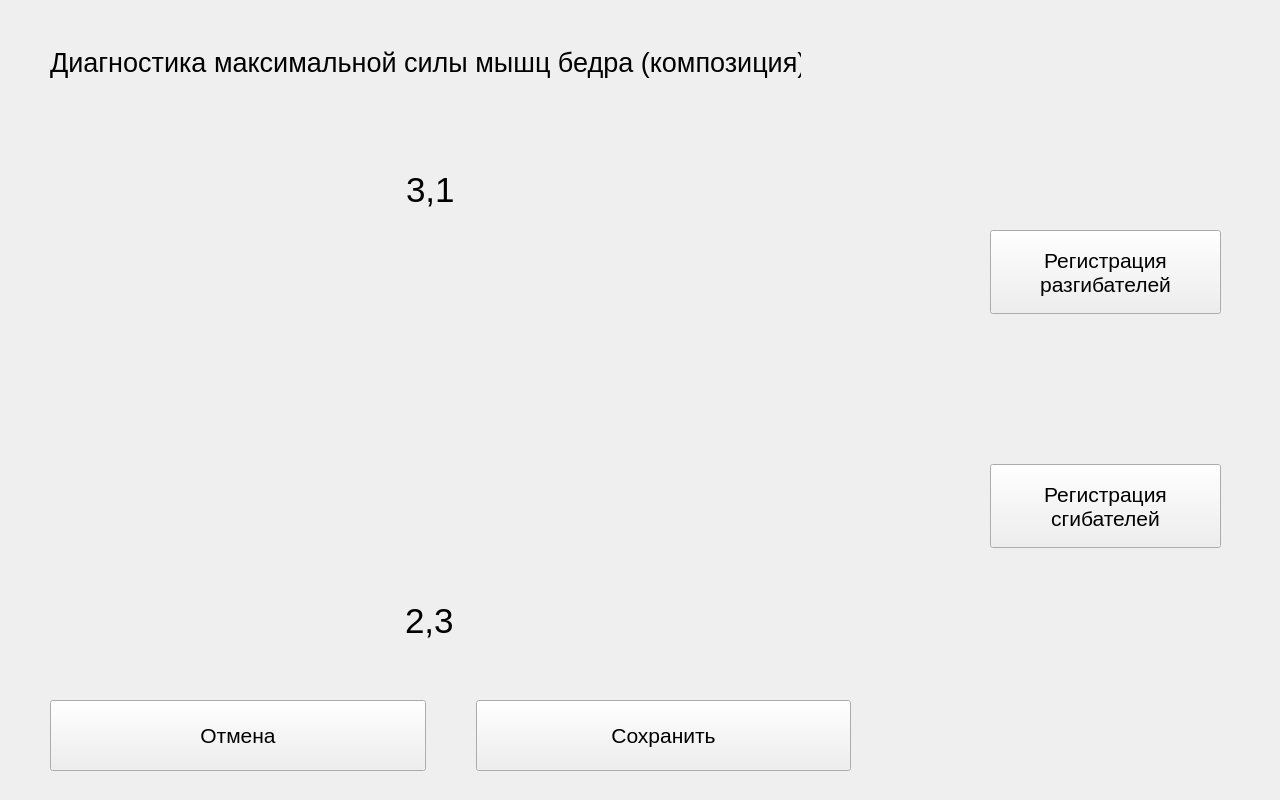
<?xml version="1.0" encoding="UTF-8"?>
<ui version="4.0">
 <class>DiagnosisMaxStrengthCompPage</class>
 <widget class="QWidget" name="DiagnosisMaxStrengthCompPage">
  <property name="geometry">
   <rect>
    <x>0</x>
    <y>0</y>
    <width>1280</width>
    <height>800</height>
   </rect>
  </property>
  <property name="windowTitle">
   <string>Form</string>
  </property>
  <widget class="QWidget" name="horizontalLayoutWidget_2">
   <property name="geometry">
    <rect>
     <x>50</x>
     <y>120</y>
     <width>661</width>
     <height>141</height>
    </rect>
   </property>
   <layout class="QHBoxLayout" name="horizontalLayout_2">
    <property name="spacing">
     <number>50</number>
    </property>
    <item>
     <widget class="QLabel" name="labelStrengthLevelExt">
      <property name="font">
       <font>
        <pointsize>18</pointsize>
       </font>
      </property>
      <property name="text">
       <string>&lt;html&gt;&lt;head/&gt;&lt;body&gt;&lt;p&gt;&lt;img src=&quot;:/images/diag_01.png&quot;/&gt;&lt;/p&gt;&lt;/body&gt;&lt;/html&gt;</string>
      </property>
     </widget>
    </item>
    <item>
     <widget class="QLabel" name="labelCurrentNoiseLevel">
      <property name="font">
       <font>
        <pointsize>26</pointsize>
       </font>
      </property>
      <property name="text">
       <string>&lt;html&gt;&lt;head/&gt;&lt;body&gt;&lt;p&gt;3,1&lt;/p&gt;&lt;/body&gt;&lt;/html&gt;</string>
      </property>
     </widget>
    </item>
   </layout>
  </widget>
  <widget class="QWidget" name="horizontalLayoutWidget_3">
   <property name="geometry">
    <rect>
     <x>50</x>
     <y>550</y>
     <width>660</width>
     <height>142</height>
    </rect>
   </property>
   <layout class="QHBoxLayout" name="horizontalLayout_3">
    <property name="spacing">
     <number>50</number>
    </property>
    <item>
     <widget class="QLabel" name="labelStrengthLevelFlexor">
      <property name="font">
       <font>
        <pointsize>18</pointsize>
       </font>
      </property>
      <property name="text">
       <string>&lt;html&gt;&lt;head/&gt;&lt;body&gt;&lt;p&gt;&lt;img src=&quot;:/images/diag_02.png&quot;/&gt;&lt;/p&gt;&lt;/body&gt;&lt;/html&gt;</string>
      </property>
     </widget>
    </item>
    <item>
     <widget class="QLabel" name="labelCurrentStrengthLevelExt">
      <property name="font">
       <font>
        <pointsize>26</pointsize>
       </font>
      </property>
      <property name="text">
       <string>&lt;html&gt;&lt;head/&gt;&lt;body&gt;&lt;p&gt;2,3&lt;/p&gt;&lt;/body&gt;&lt;/html&gt;</string>
      </property>
     </widget>
    </item>
   </layout>
  </widget>
  <widget class="QLabel" name="labelWidgetName">
   <property name="geometry">
    <rect>
     <x>50</x>
     <y>37</y>
     <width>751</width>
     <height>51</height>
    </rect>
   </property>
   <property name="font">
    <font>
     <pointsize>20</pointsize>
    </font>
   </property>
   <property name="text">
    <string>&lt;html&gt;&lt;head/&gt;&lt;body&gt;&lt;p&gt;Диагностика максимальной силы мышц бедра (композиция)&lt;/p&gt;&lt;/body&gt;&lt;/html&gt;</string>
   </property>
  </widget>
  <widget class="QWidget" name="verticalLayoutWidget">
   <property name="geometry">
    <rect>
     <x>990</x>
     <y>230</y>
     <width>231</width>
     <height>318</height>
    </rect>
   </property>
   <layout class="QVBoxLayout" name="verticalLayout">
    <property name="spacing">
     <number>150</number>
    </property>
    <item>
     <widget class="QPushButton" name="pushButtonRegistrRas">
      <property name="sizePolicy">
       <sizepolicy hsizetype="Expanding" vsizetype="Expanding">
        <horstretch>0</horstretch>
        <verstretch>0</verstretch>
       </sizepolicy>
      </property>
      <property name="font">
       <font>
        <pointsize>16</pointsize>
       </font>
      </property>
      <property name="text">
       <string>Регистрация
разгибателей</string>
      </property>
     </widget>
    </item>
    <item>
     <widget class="QPushButton" name="pushButtonRegistrSg">
      <property name="sizePolicy">
       <sizepolicy hsizetype="Expanding" vsizetype="Expanding">
        <horstretch>0</horstretch>
        <verstretch>0</verstretch>
       </sizepolicy>
      </property>
      <property name="font">
       <font>
        <pointsize>16</pointsize>
       </font>
      </property>
      <property name="text">
       <string>Регистрация
сгибателей</string>
      </property>
     </widget>
    </item>
   </layout>
  </widget>
  <widget class="QWidget" name="horizontalLayoutWidget">
   <property name="geometry">
    <rect>
     <x>0</x>
     <y>700</y>
     <width>851</width>
     <height>101</height>
    </rect>
   </property>
   <layout class="QHBoxLayout" name="horizontalLayout">
    <property name="spacing">
     <number>50</number>
    </property>
    <property name="leftMargin">
     <number>50</number>
    </property>
    <property name="bottomMargin">
     <number>30</number>
    </property>
    <item>
     <widget class="QPushButton" name="pushButtonCancel">
      <property name="sizePolicy">
       <sizepolicy hsizetype="Expanding" vsizetype="Expanding">
        <horstretch>0</horstretch>
        <verstretch>0</verstretch>
       </sizepolicy>
      </property>
      <property name="font">
       <font>
        <pointsize>16</pointsize>
       </font>
      </property>
      <property name="text">
       <string>Отмена</string>
      </property>
     </widget>
    </item>
    <item>
     <widget class="QPushButton" name="pushButtonSave">
      <property name="sizePolicy">
       <sizepolicy hsizetype="Expanding" vsizetype="Expanding">
        <horstretch>0</horstretch>
        <verstretch>0</verstretch>
       </sizepolicy>
      </property>
      <property name="font">
       <font>
        <pointsize>16</pointsize>
       </font>
      </property>
      <property name="text">
       <string>Сохранить</string>
      </property>
     </widget>
    </item>
   </layout>
  </widget>
  <widget class="QPushButton" name="pushButtonDiagnosisAngle">
   <property name="geometry">
    <rect>
     <x>1060</x>
     <y>70</y>
     <width>180</width>
     <height>140</height>
    </rect>
   </property>
   <property name="sizePolicy">
    <sizepolicy hsizetype="Maximum" vsizetype="Fixed">
     <horstretch>0</horstretch>
     <verstretch>0</verstretch>
    </sizepolicy>
   </property>
   <property name="styleSheet">
    <string notr="true">background-color: rgba(255, 255, 255,0);
border: none;
</string>
   </property>
   <property name="text">
    <string/>
   </property>
   <property name="icon">
    <iconset>
     <normalon>:/images/spectrum_measurement.png</normalon>
    </iconset>
   </property>
   <property name="iconSize">
    <size>
     <width>180</width>
     <height>140</height>
    </size>
   </property>
   <property name="flat">
    <bool>true</bool>
   </property>
  </widget>
  <widget class="QLabel" name="labelLegImg">
   <property name="geometry">
    <rect>
     <x>0</x>
     <y>20</y>
     <width>841</width>
     <height>491</height>
    </rect>
   </property>
   <property name="text">
    <string>&lt;html&gt;&lt;head/&gt;&lt;body&gt;&lt;p&gt;&lt;img src=&quot;:/leg_img/main_img/detail_00001.png&quot;/&gt;&lt;/p&gt;&lt;/body&gt;&lt;/html&gt;</string>
   </property>
  </widget>
  <zorder>labelLegImg</zorder>
  <zorder>horizontalLayoutWidget_2</zorder>
  <zorder>horizontalLayoutWidget_3</zorder>
  <zorder>labelWidgetName</zorder>
  <zorder>verticalLayoutWidget</zorder>
  <zorder>horizontalLayoutWidget</zorder>
  <zorder>pushButtonDiagnosisAngle</zorder>
 </widget>
 <resources/>
 <connections/>
</ui>
